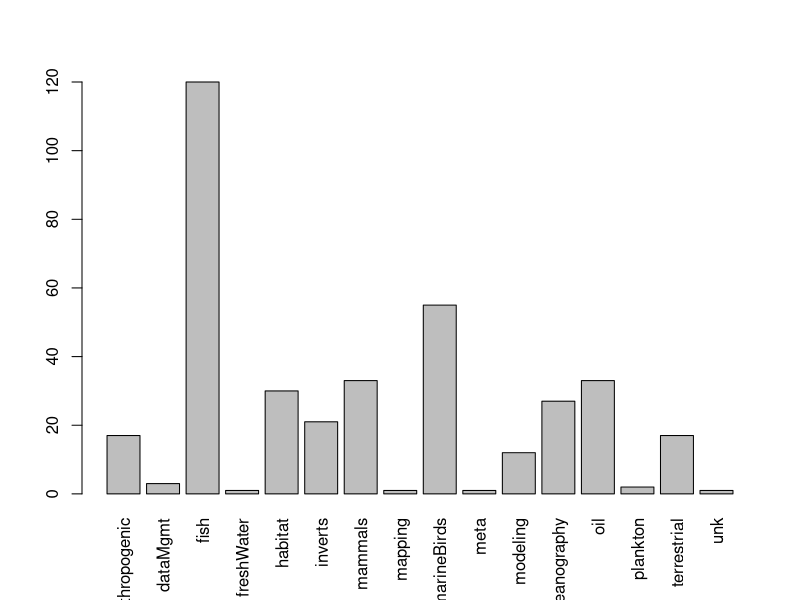
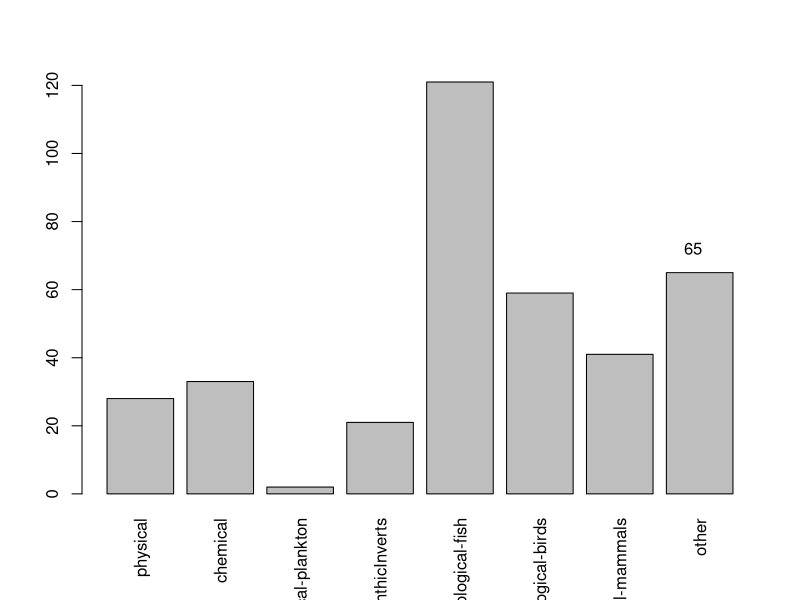

Generate these figures, in order, with R:
## NCEAS GoA ecoinfo paper
## relabelling the 'categories' based on new ecosystem and dataType categories
##


library(dplyr)

dat=read.csv('data/archResNewCateg.csv',header=T,stringsAsFactors = F,na.strings=c('',' '))

datFill<-dat[is.na(dat$category.1),1:13]

rest<-dat %>%
  filter(!is.na(category.1)) %>%
  rename(dataType=category.1) %>%
  select(1:13)

barplot(table(datFill$category),
        las=3)

datFill <- datFill %>%
  mutate(dataType = ifelse(datFill$category=='oceanography','physical',
                           ifelse(datFill$category=='oil','chemical',
                                  ifelse(datFill$category=='fish','biological-fish',
                                         ifelse(datFill$category=='mammals','biological-mammals',
                                                ifelse(datFill$category=='marineBirds','biological-birds',
                                                       ifelse(datFill$category=='inverts','biological-benthicInverts',
                                                              ifelse(datFill$category=='plankton','biological-plankton','other'))))))))



## manually input terrestrial dataTypes and ecosystems into datFill
datFill[93,'dataType']<-'ecosystem/habitat' #Eric Meyers
datFill[93,'ecosystem']<-'terrestrial/freshWater'

datFill[120,'dataType']<-'ecosystem/habitat' #Geoffrey Coble
datFill[120,'ecosystem']<-'terrestrial/freshWater'

datFill[138,'dataType']<-'biological-mammals' #james Faro
datFill[138,'ecosystem']<-'terrestrial/freshWater'

datFill[148,'dataType']<-'biological-birds' #Jeffrey Hughes
datFill[148,'ecosystem']<-'terrestrial/freshWater'

datFill[167,'dataType']<-'biological-fish' #Jim Edmondson
datFill[167,'ecosystem']<-'terrestrial/freshWater'

datFill[186,'dataType']<-'biological-mammals' #Jonathan Lewis
datFill[186,'ecosystem']<-'terrestrial/freshWater'

datFill[201,'dataType']<-'ecosystem/habitat' #Ken Hodges
datFill[201,'ecosystem']<-'terrestrial/freshWater'

datFill[253,'dataType']<-'biological-mammals' #Merav Ben-David
datFill[253,'ecosystem']<-'terrestrial/freshWater' 

datFill[273,'dataType']<-'biological-mammals' #PI unavailable, black bear study
datFill[273,'ecosystem']<-'terrestrial/freshWater' 
datFill[274,'dataType']<-'ecosystem/habitat' #PI unavailable
datFill[274,'ecosystem']<-'terrestrial/freshWater'

datFill[297,'dataType']<-'biological-mammals' #Richard Sellers
datFill[297,'ecosystem']<-'terrestrial/freshWater' 
datFill[298,'dataType']<-'biological-mammals' #Richard Sellers
datFill[298,'ecosystem']<-'terrestrial/freshWater'

datFill[302,'dataType']<-'biological-mammals' #Robert White
datFill[302,'ecosystem']<-'terrestrial/freshWater' 

datFill[330,'dataType']<-'biological-mammals' #Steven Jewette
datFill[330,'ecosystem']<-'terrestrial/freshWater' 

datFill[340,'dataType']<-'physical' #Sue Mauger
datFill[340,'ecosystem']<-'terrestrial/freshWater' 

datFill[351,'dataType']<-'biological-birds' #Tim Bowman
datFill[351,'ecosystem']<-'terrestrial/freshWater' 

datFill[352,'dataType']<-'biological-birds' #Tim Bowman
datFill[352,'ecosystem']<-'terrestrial/freshWater' 

datFill[364,'dataType']<-'biological-birds' #Vernon Byrd
datFill[364,'ecosystem']<-'terrestrial/freshWater' 

barplot(table(factor(datFill$dataType,levels=c('physical',
                                               'chemical',
                                               'biological-plankton',
                                               'biological-benthicInverts',
                                               'biological-fish',
                                               'biological-birds',
                                               'biological-mammals',
                                               'other'
                                               ))),
        las=3)
        text(9,sum(datFill$dataType=='other')+7,as.character(sum(datFill$dataType=='other')))

datOthr=datFill[datFill$dataType=='other',c('PI','Status','Subject','category','parentTask','start','end','agency','secondaryCat','agency','dataType')]


#### adding the ecosystem/habitat data type:

datFill$dataType=ifelse(datFill$category %in% c('habitat','modeling','mapping'),'ecosystem/habitat',datFill$dataType)
datFill[datFill$dataType=='other','dataType']<-'social'

nonSoc<-datFill %>%
  filter(!dataType=='social') %>%
  select(c(1:12,14))
nonSoc$ecosystem<-sapply(nonSoc$ecosystem,function(x) ifelse(is.na(x),'marine',x))

rest$ecosystem<-sapply(rest$ecosystem,function(x) ifelse(x=='terrestrialFreshWater','terrestrial/freshWater','marine'))

soc<-datFill %>%
  filter(dataType=='social') %>%
  select(c(1:12,14))

datAll<-rbind(rest,nonSoc,soc)

write.csv(datAll,file='data/archResRevised.csv',row.names=F)
# ## digging into the left over "other" datasets
# fillIn<-datOthr2[,c('PI','category','parentTask','start','end','agency')]
# fillIn$subCat<-c('projMgmt','projMgmt','economics','projMgmt','economics','subsistence','communityMgmt','social','environmentalImpacts','samplingImpacts','projMgmt','meeting','economics','economics','economics','economics','economics','economics','subsistence','dataMgmt','dataMgmt','communityMgmt')
# fillIn$subCat2<-c('habitat','ecosystem','recreation','habitat','subsistence', 'film','waste','subsistence','infrastructure','metaAnalysis',NA,'10yrSymposium','resarchPrograms','subsistence','fisheries','resources','resources','fisheries','resources',NA,NA,'waste')